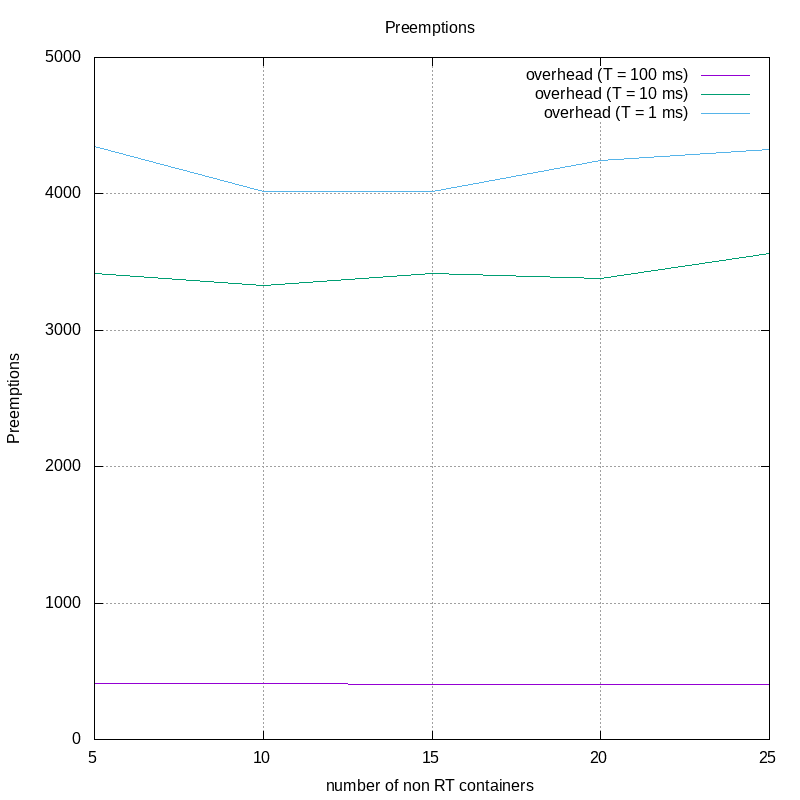

Write the gnuplot code that produced this figure.
set terminal png size 800,800
set yrange [0:5000]

set title "Preemptions"
set xlabel "number of non RT containers"
set ylabel "Preemptions"
set grid
plot "data1preeempt.dat" u (column(0)):2:xtic(1) w l title "overhead (T = 100 ms)", "data1preeempt.dat" u (column(0)):3:xtic(1) w l title "overhead (T = 10 ms)", "data1preeempt.dat" u (column(0)):4:xtic(1) w l title "overhead (T = 1 ms)"
